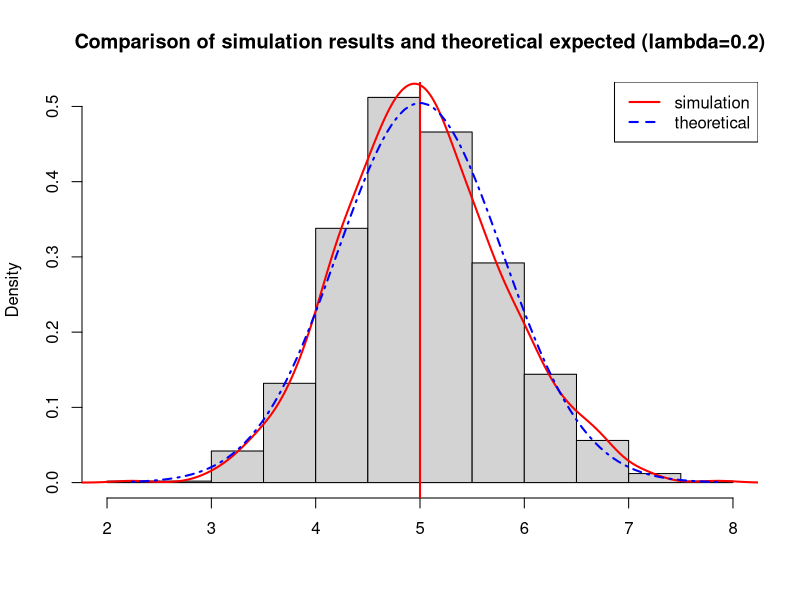

This chart was generated by the following R code:
## ---- chunk 1
# Loading libraries
library(ggplot2)

# Force results to be in English
invisible(Sys.setlocale("LC_ALL","English"))

# Set seed
set.seed(2022)
## ---- chunk 2
# Parameters
simulations <- 1000; sample_size <- 40; lambda <- 0.2
## ---- chunk 3
raw_sample_exponential <- replicate(simulations, rexp(sample_size, lambda))
sample_exponential <- apply(raw_sample_exponential, 2, mean)
## ---- chunk 4
theoretical_mean = 1 / lambda
## ---- chunk 5
sample_mean <- mean(sample_exponential)
## ---- chunk 6
theoretical_sd <- (1/lambda)/(sqrt(sample_size))
## ---- chunk 7
sample_sd <- sd(sample_exponential)
## ---- chunk 8
theoretical_varicane <- theoretical_sd^2
## ---- chunk 9
sample_variance <- sd(sample_exponential)
## ---- chunk 10

# Histogram of averages
hist(sample_exponential, breaks=20, prob=TRUE,
     main="Comparison of simulation results and theoretical expected (lambda=0.2)",
     xlab="")

# Draw a line of Density of the averages of samples
lines(density(sample_exponential),lwd=2,col="red")

# Theoretical center of distribution. In other words, the theretical mean.
abline(v=1/lambda, col="red",lwd=2)

# Theoretical density of the averages of the simulations samples
xfit <- seq(min(sample_exponential), max(sample_exponential), length=100)
yfit <- dnorm(xfit, mean=1/lambda, sd=(1/lambda/sqrt(sample_size)))

# Draw a line of Theoretical
lines(xfit, yfit, pch=20, col="blue", lty=4,lwd=2)

# Add legend in the histogram
legend('topright', c("simulation", "theoretical"), lty=c(1,2), col=c("red", "blue"),lwd=2)
## ---- chunk 11
sessionInfo()
